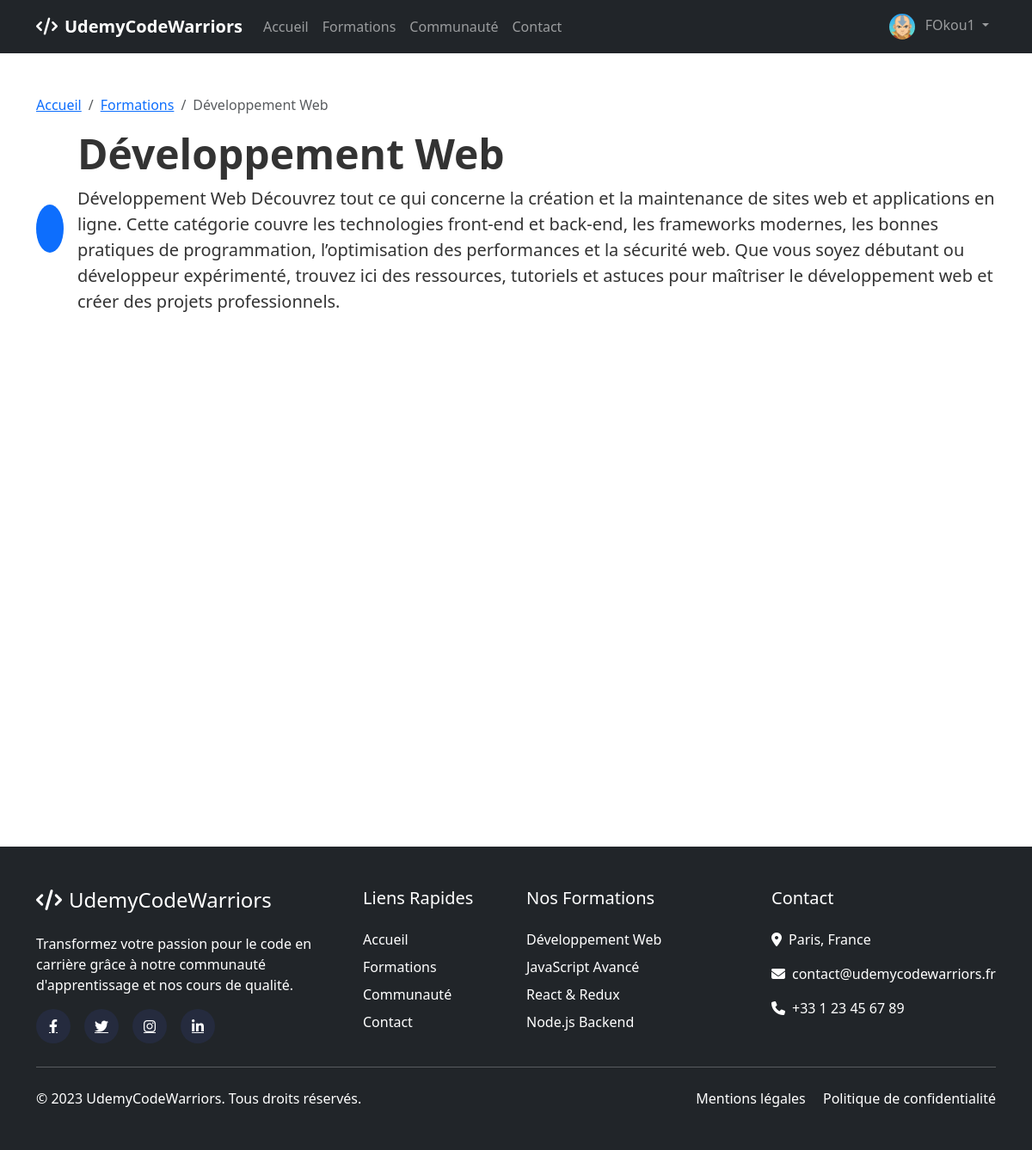
Screenshot of /category/developpement-web/ (signed in) with the database file from the repository.
### courses/models.py (models this page shows, shortened)
class Category(models.Model):
    name = models.CharField(max_length=100)
    slug = models.SlugField(unique=True, blank=True)
    description = models.TextField(blank=True)
    icon = models.CharField(max_length=50, blank=True)

### courses/views.py (the view)
# urls.py: path('category/<slug:slug>/', views.category_courses, name='category_courses'),
def category_courses(request, slug):
    category = get_object_or_404(Category, slug=slug)
    courses = Course.objects.filter(category=category, is_active=True)
    context = {
        'category': category,
        'courses': courses,
    }
    return render(request, 'courses/category_courses.html', context)

### templates/courses/category_courses.html (shortened to what this page needs)
{% extends 'base.html' %}
{% load static %}
{% block content %}
<section class="py-5">
    <div class="container">
        <div class="row mb-5">
            <div class="col-12">
                <nav aria-label="breadcrumb">
                    <ol class="breadcrumb">
                        <li class="breadcrumb-item"><a href="{% url 'home' %}">Accueil</a></li>
                        <li class="breadcrumb-item"><a href="{% url 'course_list' %}">Formations</a></li>
                        <li class="breadcrumb-item active" aria-current="page">{{ category.name }}</li>
                    </ol>
                </nav>
                <div class="d-flex align-items-center mb-4">
                    <div class="bg-primary p-3 rounded-circle me-3">
                    </div>
                    <div>
                        <h1 class="display-5 fw-bold">{{ category.name }}</h1>
                        <p class="lead">{{ category.description|default:"Découvrez nos formations dans cette catégorie" }}</p>
                    </div>
                </div>
            </div>
        </div>
        <div class="row g-4">
            {% for course in courses %}
            <div class="col-md-6 col-lg-4">
            </div>
            {% empty %}
            <div class="col-12 text-center py-5">
                <h3>Aucune formation disponible dans cette catégorie</h3>
                <p class="text-muted">Revenez bientôt pour découvrir de nouveaux cours</p>
                <a href="{% url 'course_list' %}" class="btn btn-primary mt-3">Voir toutes les formations</a>
            </div>
            {% endfor %}
        </div>
    </div>
</section>
{% endblock %}

### templates/base.html (shortened to what this page needs)
{% load static %}
<!DOCTYPE html>
<html lang="fr">
<head>
    <link href="https://cdn.jsdelivr.net/npm/bootstrap@5.3.0/dist/css/bootstrap.min.css" rel="stylesheet">
    <link rel="stylesheet" href="https://cdnjs.cloudflare.com/ajax/libs/font-awesome/6.4.0/css/all.min.css">
    <link rel="stylesheet" href="{% static 'css/style.css' %}">
</head>
<body>
    {% include 'partials/navbar.html' %}
    <main>
        {% block content %}
        {% endblock %}
    </main>
    {% include 'partials/footer.html' %}
</body>
</html>

### templates/partials/navbar.html (shortened to what this page needs)
{% load static %}
<nav class="navbar navbar-expand-lg navbar-dark bg-dark sticky-top">
    <div class="container">
        <a class="navbar-brand fw-bold" href="{% url 'home' %}">
            <i class="fas fa-code me-2"></i>UdemyCodeWarriors
        </a>
        <div class="collapse navbar-collapse" id="navbarNav">
            <ul class="navbar-nav me-auto">
                <li class="nav-item">
                    <a class="nav-link" href="{% url 'home' %}">Accueil</a>
                </li>
                <li class="nav-item">
                    <a class="nav-link" href="{% url 'course_list' %}">Formations</a>
                </li>
                <li class="nav-item">
                    <a class="nav-link" href="{% url 'community_home' %}">Communauté</a>
                </li>
                <li class="nav-item">
                    <a class="nav-link" href="{% url 'contact' %}">Contact</a>
                </li>
            </ul>
            <ul class="navbar-nav ms-auto">
                {% if user.is_authenticated %}
                <li class="nav-item dropdown">
                    <a class="nav-link dropdown-toggle" href="#" id="navbarDropdown" role="button" data-bs-toggle="dropdown">
                        {% if user.profile.avatar %}
                            <img src="{{ user.profile.avatar.url }}" class="rounded-circle me-2" width="30" height="30">
                        {% else %}
                            <img src="{% static 'images/image.png' %}" class="rounded-circle me-2" width="30" height="30">
                        {% endif %}
                        {{ user.username }}
                    </a>
                </li>
                {% endif %}
            </ul>
        </div>
    </div>
</nav>

### templates/partials/footer.html
<footer class="bg-dark text-white py-5 mt-5">
    <div class="container">
        <div class="row">
            <div class="col-lg-4 mb-4 mb-lg-0">
                <h4 class="mb-4"><i class="fas fa-code me-2"></i>UdemyCodeWarriors</h4>
                <p>Transformez votre passion pour le code en carrière grâce à notre communauté d'apprentissage et nos cours de qualité.</p>
                <div class="social-links d-flex gap-3 mt-3">
                    <a href="#" class="text-white"><i class="fab fa-facebook-f"></i></a>
                    <a href="#" class="text-white"><i class="fab fa-twitter"></i></a>
                    <a href="#" class="text-white"><i class="fab fa-instagram"></i></a>
                    <a href="#" class="text-white"><i class="fab fa-linkedin-in"></i></a>
                </div>
            </div>
            <div class="col-lg-2 col-md-4 mb-4 mb-md-0">
                <h5 class="mb-4">Liens Rapides</h5>
                <ul class="list-unstyled">
                    <li class="mb-2"><a href="{% url 'home' %}" class="text-white text-decoration-none">Accueil</a></li>
                    <li class="mb-2"><a href="{% url 'course_list' %}" class="text-white text-decoration-none">Formations</a></li>
                    <li class="mb-2"><a href="{% url 'community_home' %}" class="text-white text-decoration-none">Communauté</a></li>
                    <li class="mb-2"><a href="{% url 'contact' %}" class="text-white text-decoration-none">Contact</a></li>
                </ul>
            </div>
            <div class="col-lg-3 col-md-4 mb-4 mb-md-0">
                <h5 class="mb-4">Nos Formations</h5>
                <ul class="list-unstyled">
                    <li class="mb-2"><a href="#" class="text-white text-decoration-none">Développement Web</a></li>
                    <li class="mb-2"><a href="#" class="text-white text-decoration-none">JavaScript Avancé</a></li>
                    <li class="mb-2"><a href="#" class="text-white text-decoration-none">React & Redux</a></li>
                    <li class="mb-2"><a href="#" class="text-white text-decoration-none">Node.js Backend</a></li>
                </ul>
            </div>
            <div class="col-lg-3 col-md-4">
                <h5 class="mb-4">Contact</h5>
                <ul class="list-unstyled">
                    <li class="mb-3"><i class="fas fa-map-marker-alt me-2"></i>Paris, France</li>
                    <li class="mb-3"><i class="fas fa-envelope me-2"></i>contact@udemycodewarriors.fr</li>
                    <li><i class="fas fa-phone me-2"></i>+33 1 23 45 67 89</li>
                </ul>
            </div>
        </div>
        <hr class="mt-4 mb-4">
        <div class="row">
            <div class="col-md-6 text-center text-md-start">
                <p class="mb-0">&copy; 2023 UdemyCodeWarriors. Tous droits réservés.</p>
            </div>
            <div class="col-md-6 text-center text-md-end">
                <p class="mb-0">
                    <a href="#" class="text-white text-decoration-none me-3">Mentions légales</a>
                    <a href="#" class="text-white text-decoration-none">Politique de confidentialité</a>
                </p>
            </div>
        </div>
    </div>
</footer>

### static/css/style.css (style rules this page uses)
:root { --primary: #4361ee; --secondary: #3f37c9; --accent: #4cc9f0; --light: #f8f9fa; --dark: #212529; --success: #2ecc71; --warning: #f39c12; --danger: #e74c3c; }
body { font-family: 'Segoe UI', Tahoma, Geneva, Verdana, sans-serif; color: #333; overflow-x: hidden; }
.social-links a { width: 40px; height: 40px; border-radius: 50%; display: flex; align-items: center; justify-content: center; background: rgba(67, 97, 238, 0.1); color: var(--primary); transition: all 0.3s ease; }
footer { background: var(--dark); color: white; padding: 3rem 0; }

### rows the page displays
Category: name "Développement Web", description "Développement Web Découvrez tout ce qui concerne la création et la maintenance de sites web et applications en ligne. Cette catégorie couvre les technologies front-end et back-end, les frameworks modernes, les bonnes pratiques de programmation, l’optimisation des performances et la sécurité web. Que vous soyez débutant ou développeur expérimenté, trouvez ici des ressources, tutoriels et astuces pour maîtriser le développement web et créer des projets professionnels."

### other values shown
{{ user.username }} "FOkou1"
